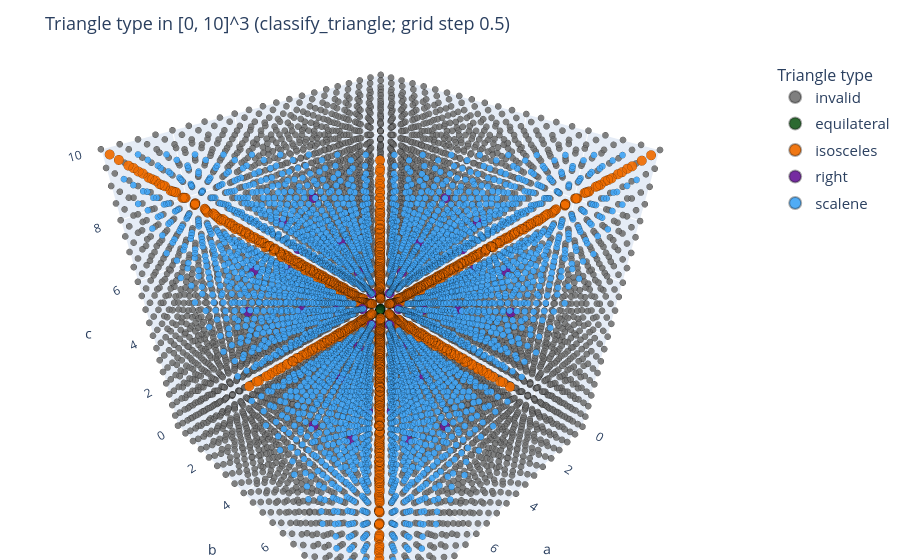

This figure's notebook cell:
### Markdown cell above
In this setting, each test input is a real-valued triple in a bounded box: $[0,10]^3$. So the theoretical search space is continuous (uncountably infinite).

In practice, our generator rounds to two decimals, so each coordinate is effectively on a fine grid with step 0.01, yielding a very large but finite approximation of the continuous space.

### Code cell
# 3D visualization of triangle types in [0, 10]^3.
# Grid step (fidelity) = 0.5: one dot per (a, b, c) sample.
# Each dot is colored by `classify_triangle` output (including invalid).
# Plotly figure: drag with mouse to rotate.

import importlib.util
import subprocess
import sys

if importlib.util.find_spec("plotly") is None:
    subprocess.check_call([sys.executable, "-m", "pip", "install", "plotly", "-q"])

import numpy as np
import pandas as pd
import plotly.express as px

fidelity = 0.5
coords = np.arange(0, 10 + fidelity / 2, fidelity)

n = len(coords)
total_samples = n ** 3
# Print progress only every few a-planes (plus first and last).
log_every_planes = max(1, n // 4)
print(f"[viz] start | grid step={fidelity}, points per axis={n}, total samples={total_samples}", flush=True)
print(f"[viz] progress log every ~{log_every_planes} a-planes (+ first/last)", flush=True)

rows = []
done = 0
for ia, a in enumerate(coords):
    for b in coords:
        for c in coords:
            kind = classify_triangle(float(a), float(b), float(c))
            rows.append({"a": float(a), "b": float(b), "c": float(c), "kind": kind})
            done += 1
    pct = 100.0 * done / total_samples
    if ia == 0 or (ia + 1) % log_every_planes == 0 or ia == n - 1:
        print(
            f"[viz] after a={a:.2f} | plane {ia + 1}/{n} | {done}/{total_samples} samples ({pct:.1f}%)",
            flush=True,
        )

print("[viz] building DataFrame ...", flush=True)
df = pd.DataFrame(rows)
print(f"[viz] DataFrame ready | rows={len(df)}", flush=True)

kind_order = [
    "invalid",
    "equilateral",
    "isosceles",
    "right",
    "right_isosceles",
    "scalene",
]

print("[viz] counts by triangle type:", flush=True)
for k in kind_order:
    cnt = int((df["kind"] == k).sum())
    print(f"  {k}: {cnt}", flush=True)
print(f"  (total: {len(df)})", flush=True)

# High-contrast colors (easier to tell apart at a glance).
color_map = {
    "invalid": "#757575",
    "scalene": "#42a5f5",
    "equilateral": "#1b5e20",
    "isosceles": "#ef6c00",
    "right": "#6a1b9a",
    "right_isosceles": "#b71c1c",
}

# Larger markers for rarer / structurally interesting classes.
df["marker_size"] = df["kind"].apply(
    lambda k: 6 if k in ("invalid", "scalene") else 14
)

print("[viz] building Plotly figure ...", flush=True)
fig = px.scatter_3d(
    df,
    x="a",
    y="b",
    z="c",
    color="kind",
    title="Triangle type in [0, 10]^3 (classify_triangle; grid step 0.5)",
    category_orders={"kind": kind_order},
    color_discrete_map=color_map,
    size="marker_size",
    size_max=16,
    opacity=0.92,
)
fig.update_traces(
    marker=dict(
        line=dict(width=0.35, color="rgba(0,0,0,0.35)"),
    )
)
fig.update_layout(
    title=dict(font=dict(size=18)),
    legend=dict(
        title=dict(text="Triangle type", font=dict(size=16)),
        font=dict(size=15),
        itemsizing="constant",
        tracegroupgap=4,
    ),
    scene=dict(
        xaxis=dict(range=[0, 10], title=dict(text="a", font=dict(size=14))),
        yaxis=dict(range=[0, 10], title=dict(text="b", font=dict(size=14))),
        zaxis=dict(range=[0, 10], title=dict(text="c", font=dict(size=14))),
        aspectmode="cube",
    ),
    margin=dict(l=0, r=140, t=60, b=0),
)
print("[viz] rendering (drag to rotate) ...", flush=True)
fig.show()
print("[viz] done.", flush=True)

### Figure 1 — Plotly figure (JSON) as saved in the notebook; plotly's stock layout.template omitted (floating-point values rounded to 4 significant figures; data arrays with more than 128 entries replaced by an {"elided": "..."} marker saying what was removed)
{"data": [{"hovertemplate": "kind=invalid<br>a=%{x}<br>b=%{y}<br>c=%{z}<br>marker_size=%{marker.size}<extra></extra>", "legendgroup": "invalid", "marker": {"color": "#757575", "line": {"color": "rgba(0, 0, 0, 0.35)", "width": 0.35}, "opacity": 0.92, "size": {"elided": "5251 int values"}, "sizemode": "area", "sizeref": 0.05469, "symbol": "circle"}, "mode": "markers", "name": "invalid", "scene": "scene", "showlegend": true, "type": "scatter3d", "x": {"elided": "5251 float values"}, "y": {"elided": "5251 float values"}, "z": {"elided": "5251 float values"}}, {"hovertemplate": "kind=equilateral<br>a=%{x}<br>b=%{y}<br>c=%{z}<br>marker_size=%{marker.size}<extra></extra>", "legendgroup": "equilateral", "marker": {"color": "#1b5e20", "line": {"color": "rgba(0, 0, 0, 0.35)", "width": 0.35}, "opacity": 0.92, "size": [14, 14, 14, 14, 14, 14, 14, 14, 14, 14, 14, 14, 14, 14, 14, 14, 14, 14, 14, 14], "sizemode": "area", "sizeref": 0.05469, "symbol": "circle"}, "mode": "markers", "name": "equilateral", "scene": "scene", "showlegend": true, "type": "scatter3d", "x": [0.5, 1.0, 1.5, 2.0, 2.5, 3.0, 3.5, 4.0, 4.5, 5.0, 5.5, 6.0, 6.5, 7.0, 7.5, 8.0, 8.5, 9.0, 9.5, 10.0], "y": [0.5, 1.0, 1.5, 2.0, 2.5, 3.0, 3.5, 4.0, 4.5, 5.0, 5.5, 6.0, 6.5, 7.0, 7.5, 8.0, 8.5, 9.0, 9.5, 10.0], "z": [0.5, 1.0, 1.5, 2.0, 2.5, 3.0, 3.5, 4.0, 4.5, 5.0, 5.5, 6.0, 6.5, 7.0, 7.5, 8.0, 8.5, 9.0, 9.5, 10.0]}, {"hovertemplate": "kind=isosceles<br>a=%{x}<br>b=%{y}<br>c=%{z}<br>marker_size=%{marker.size}<extra></extra>", "legendgroup": "isosceles", "marker": {"color": "#ef6c00", "line": {"color": "rgba(0, 0, 0, 0.35)", "width": 0.35}, "opacity": 0.92, "size": {"elided": "840 int values"}, "sizemode": "area", "sizeref": 0.05469, "symbol": "circle"}, "mode": "markers", "name": "isosceles", "scene": "scene", "showlegend": true, "type": "scatter3d", "x": {"elided": "840 float values"}, "y": {"elided": "840 float values"}, "z": {"elided": "840 float values"}}, {"hovertemplate": "kind=right<br>a=%{x}<br>b=%{y}<br>c=%{z}<br>marker_size=%{marker.size}<extra></extra>", "legendgroup": "right", "marker": {"color": "#6a1b9a", "line": {"color": "rgba(0, 0, 0, 0.35)", "width": 0.35}, "opacity": 0.92, "size": [14, 14, 14, 14, 14, 14, 14, 14, 14, 14, 14, 14, 14, 14, 14, 14, 14, 14, 14, 14, 14, 14, 14, 14, 14, 14, 14, 14, 14, 14, 14, 14, 14, 14, 14, 14], "sizemode": "area", "sizeref": 0.05469, "symbol": "circle"}, "mode": "markers", "name": "right", "scene": "scene", "showlegend": true, "type": "scatter3d", "x": [1.5, 1.5, 2.0, 2.0, 2.5, 2.5, 2.5, 2.5, 3.0, 3.0, 4.0, 4.0, 4.0, 4.0, 4.5, 4.5, 5.0, 5.0, 6.0, 6.0, 6.0, 6.0, 6.0, 6.0, 6.5, 6.5, 7.5, 7.5, 7.5, 7.5, 8.0, 8.0, 8.5, 8.5, 10.0, 10.0], "y": [2.0, 2.5, 1.5, 2.5, 1.5, 2.0, 6.0, 6.5, 4.0, 5.0, 3.0, 5.0, 7.5, 8.5, 6.0, 7.5, 3.0, 4.0, 2.5, 4.5, 6.5, 7.5, 8.0, 10.0, 2.5, 6.0, 4.0, 4.5, 6.0, 8.5, 6.0, 10.0, 4.0, 7.5, 6.0, 8.0], "z": [2.5, 2.0, 2.5, 1.5, 2.0, 1.5, 6.5, 6.0, 5.0, 4.0, 5.0, 3.0, 8.5, 7.5, 7.5, 6.0, 4.0, 3.0, 6.5, 7.5, 2.5, 4.5, 10.0, 8.0, 6.0, 2.5, 8.5, 6.0, 4.5, 4.0, 10.0, 6.0, 7.5, 4.0, 8.0, 6.0]}, {"hovertemplate": "kind=scalene<br>a=%{x}<br>b=%{y}<br>c=%{z}<br>marker_size=%{marker.size}<extra></extra>", "legendgroup": "scalene", "marker": {"color": "#42a5f5", "line": {"color": "rgba(0, 0, 0, 0.35)", "width": 0.35}, "opacity": 0.92, "size": {"elided": "3114 int values"}, "sizemode": "area", "sizeref": 0.05469, "symbol": "circle"}, "mode": "markers", "name": "scalene", "scene": "scene", "showlegend": true, "type": "scatter3d", "x": {"elided": "3114 float values"}, "y": {"elided": "3114 float values"}, "z": {"elided": "3114 float values"}}], "layout": {"autosize": true, "legend": {"font": {"size": 15}, "itemsizing": "constant", "title": {"font": {"size": 16}, "text": "Triangle type"}, "tracegroupgap": 4}, "margin": {"b": 0, "l": 0, "r": 140, "t": 60}, "scene": {"aspectmode": "cube", "aspectratio": {"x": 1, "y": 1, "z": 1}, "camera": {"center": {"x": 0, "y": 0, "z": 0}, "eye": {"x": 1.04, "y": 1.048, "z": 1.062}, "projection": {"type": "perspective"}, "up": {"x": 0, "y": 0, "z": 1}}, "domain": {"x": [0, 1], "y": [0, 1]}, "xaxis": {"range": [0, 10], "title": {"font": {"size": 14}, "text": "a"}, "type": "linear"}, "yaxis": {"range": [0, 10], "title": {"font": {"size": 14}, "text": "b"}, "type": "linear"}, "zaxis": {"range": [0, 10], "title": {"font": {"size": 14}, "text": "c"}, "type": "linear"}}, "title": {"font": {"size": 18}, "text": "Triangle type in [0, 10]^3 (classify_triangle; grid step 0.5)"}}}
